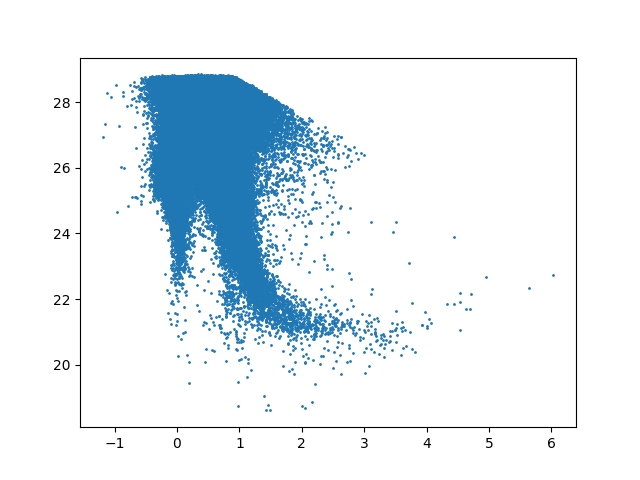

Generate this figure with Python:
#CMD for M31
from astropy.io import fits
import matplotlib.pyplot as plt
import numpy as np

hdul = fits.open("16730_M31-4985ne-2597.gst.fits")
data = hdul[1].data

print(data.columns)
hdul.close()

keep = np.where((data['F606W_VEGA'] <50) & (data['F814W_VEGA']<50))
data2 = data[keep]
color = data2['F606W_VEGA']-data2['F814W_VEGA']
mag = data2['F814W_VEGA']


plt.figure()
plt.scatter(color, mag, s=1)
plt.show()
#reverse y axis
